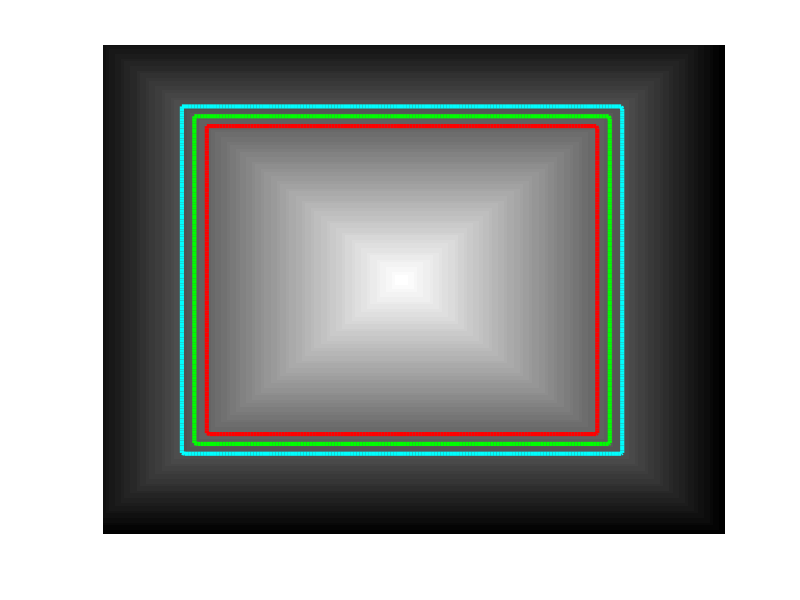

MATLAB code for this plot:
clc;
clear all;
close all;

n=200;

[Y X]=meshgrid(1:n,1:n);

r=n/3;

c=[r r]+30;

usq=r-max(abs(X-c(1)),abs(Y-c(2)));

imagesc(usq);colormap(gray);
hold on;
contour(usq,[0,0],'g','LineWidth',3);

contour(usq,[4,4],'r','LineWidth',3);

contour(usq,[-4,-4],'c','LineWidth',3);

axis ij;
axis off;

